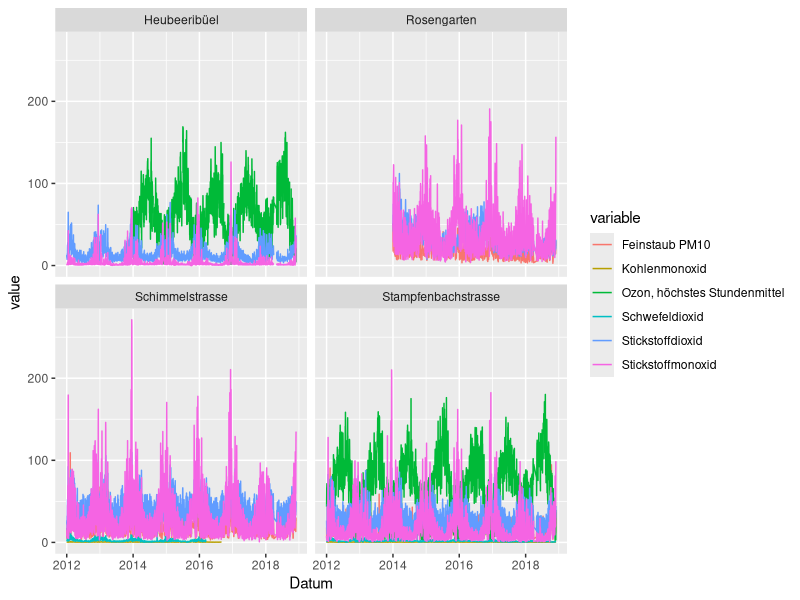
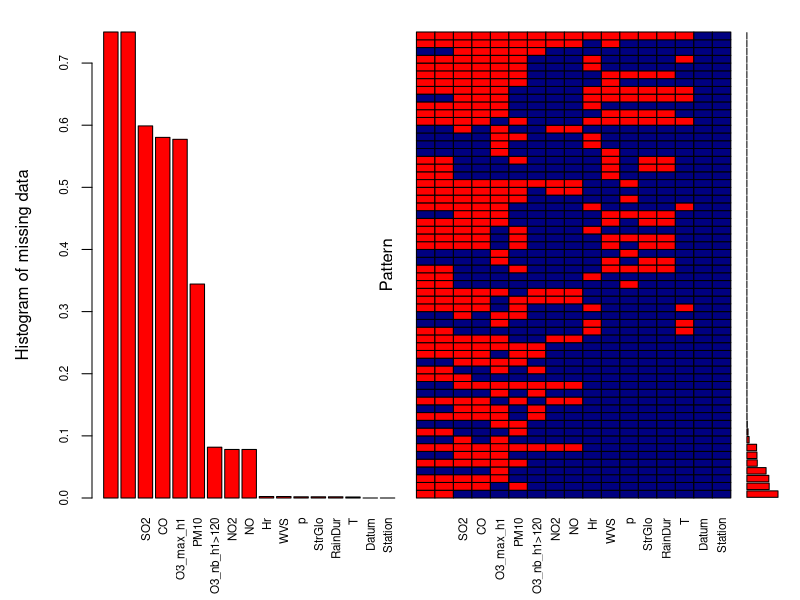

These figures' R source, in order: (Note: this script raises an error after producing the figures.)
# Hausaufgabe
#### Aufgabe 1 ####

library("tidyr")
library(readr)
require(dplyr, quietly = T)
library(ggplot2)

# Daten einlesen
ugz_luftqualitaetsmessung_seit_2012 <- read_csv("ugz_luftqualitaetsmessung_seit-2012.csv")
luftqualitaet <- as_tibble(ugz_luftqualitaetsmessung_seit_2012)

# Werte und titel separieren
titel <- slice(luftqualitaet, c(2))
titel[1] <- "Datum"
werte <- slice(luftqualitaet, c(-1:-5))

# Tabelle nach ort auseinander nehmen
stampfenbach <- werte %>% select(1,2:14) %>%
  mutate(station = "Stampfenbachstrasse")
stampfenbach_titel <- titel %>% select(1,2:14)
stampfenbach_titel[15] <- "Station"
names(stampfenbach) <- stampfenbach_titel

schimmel <- werte %>% select(1,15:22) %>%
  mutate(station = "Schimmelstrasse")
schimmel_titel <- titel %>% select(1,15:22)
schimmel_titel[10] <- "Station"
names(schimmel) <- schimmel_titel

heubeer <- werte %>% select(1,23:26) %>%
  mutate(station = "Heubeeribüel")
heubeer_titel <- titel %>% select(1,23:26)
heubeer_titel[6] <- "Station"
names(heubeer) <- heubeer_titel

rosengarten <- werte %>% select(1,27:30) %>%   
  mutate(station = "Rosengarten")
rosengarten_titel <- titel %>% select(1,27:30)
rosengarten_titel[6] <- "Station"
names(rosengarten) <- rosengarten_titel

# Tabelle zusammensetzen
luftqual <- bind_rows(stampfenbach, schimmel, heubeer, rosengarten)
str(luftqual)

# Wetterdaten "manipulieren" MAster Stampfenbach , Slaves andere Stationen
luftqual <- luftqual %>% group_by(Datum) %>% arrange(Datum) %>% fill(Lufttemperatur : Regendauer, .direction = "down") %>% arrange(Station)
View(luftqual)

# Zahlen von character nach numeric wandeln
luftqual[2:14] <- as_tibble(sapply(luftqual[2:14], as.numeric))
str(luftqual)
View(luftqual)



#### Aufgabe 2 ####
# mit ggplot
gather(luftqual, key = variable, value = value, c(2,3,4,6,7,8)) %>% 
  ggplot(aes(x = Datum, y = value, group = variable)) +
  geom_line(aes(color = variable)) +
  facet_wrap(~Station)

# mit ggally #falscher Ansatz
# library(GGally)
# ggpairs(luftqual, mapping = ggplot2::aes(color = Station), columns = c(2,3,4,6,7,8),
#         upper =list(continuous = wrap("points", alpha = 0.2)))


#### Aufgabe 3 ####
library(VIM)
par(mar= c(4,2,2,2))


# Alle Nan Werte zu NA`s ersetzen
luftqual.A3 <- rapply(luftqual, f=function(x) ifelse(is.nan(x),NA,x), how="replace")
View(luftqual.A3)

# Neue Namen für Header, ansonsten kein Platz für Plot
names(luftqual.A3) <- c("Datum", "SO2", "CO", "O3_max_h1", "O3_nb_h1>120", "NO2", "NO", "PM10", "T", "Hr", "p", "WVS", "StrGlo", "RainDur", "Station")
View(luftqual.A3)

# Anteil von NA in Variable und Kombinationen von Varibablen mittels Package VIM
aggr_plot <- aggr(luftqual.A3, col=c('navyblue','red'), 
                  numbers=TRUE, sortVars=TRUE, labels=names(luftqual.A3), cex.axis=0.7, gap=0.5, ylab=c("Histogram of missing data","Pattern"), cex.lab = 1)

# Anzahl NA`s im Datensatz
sum(is.na(luftqual.A3))




#### Aufgabe 4 ####

# Feinstaub (PM10) jeweils fuer die Messpunkte 
# Stampfenbachstrasse, Schimmelstrasse, Rosengartenstrasse
# !! Heubeeribüel hat keine Messung von PM10 

# PM10 
# Jahresmittelgrenzwert: 20ug/m^3
# Tagesmittelgrenzwert: 50ug/m^3, darf max. 1x pro Jahr ueberschritten werden


# uberschittene Tagesmittelgrenzwerte
luftqual.PM10 <- luftqual %>% select(Datum, 'Feinstaub PM10', Station) %>%
  mutate(PM10_uberschritt = luftqual$`Feinstaub PM10` >= 50 )

#1 wie oft wird der Tagesmittel-Grenzwert an welcher Station ueberschritten?
luftqual.PM10 %>% group_by(Station) %>% summarize(n = sum(PM10_uberschritt, na.rm = T))

#2 ueberschrittenen Tagesmittelgrenzwerte fuer alle Stationen ueber die Zeit in einer Grafik
luftqual.PM10 %>% filter(PM10_uberschritt) %>% 
  ggplot(aes(x=Datum, y=`Feinstaub PM10`)) + geom_point(aes(color = Station)) + ggtitle("PM10 > 50")

# Der Tagesmittelgrenzwert wird bei allen Stationen oft an den gleichen Tagen uebertroffen.
# Dies ist gut moeglich da alle Messstatinen unter aehnlichen Einfluessen auf den Feinstaub reagieren
# wie zb. das Wetter.

#3 In welchen Jahren und Stationen ist der Anteil der Tage mit Grenzwert uberschreitungen
# signifikant groesser als zufaellig

# Jahresmittelgrenzwert = 20ug/m^3

# Messwerte sind iid: independent and identically distributed
# luftqual.PM10 %>% group_by(Station) %>% summarize(n = sum(PM10_uberschritt, na.rm = T)) %>%
#   mutate(wkeit_n = punif(q=n, min=0, max=365))

# Datum nur das Jahr interessant
luftqual.PM10 %>% mutate(Jahr = strtrim(luftqual.PM10$Datum, 4)) %>%
  group_by(Jahr, Station) %>%
  summarize(n = sum(PM10_uberschritt, na.rm = T))

# t test: 
# h0: mu =  
# h1:
#t.test(daten, mu = 8.2, altern = "two.sided")


#### Aufgabe 5 ####

# Regendauer ~ PM10 pro Station 
# select(luftqual, Datum, Regendauer)
# PM10_temp <- luftqual %>% select(Datum,`Feinstaub PM10`, Station) %>%
  
# regendauer zu allen Stationen hinzufuegen mit leftjoin
ordered_PM10 <- left_join(x = select(luftqual, Datum,`Feinstaub PM10`, Station),
          y = filter(luftqual, Station == "Stampfenbachstrasse") %>% select( Datum, Regendauer),
          by = "Datum")
  
# Plot
ggplot(ordered_PM10, aes(x= Regendauer, y= `Feinstaub PM10`)) + geom_point(aes(color = Station))



##### Aufgabe 6#################
